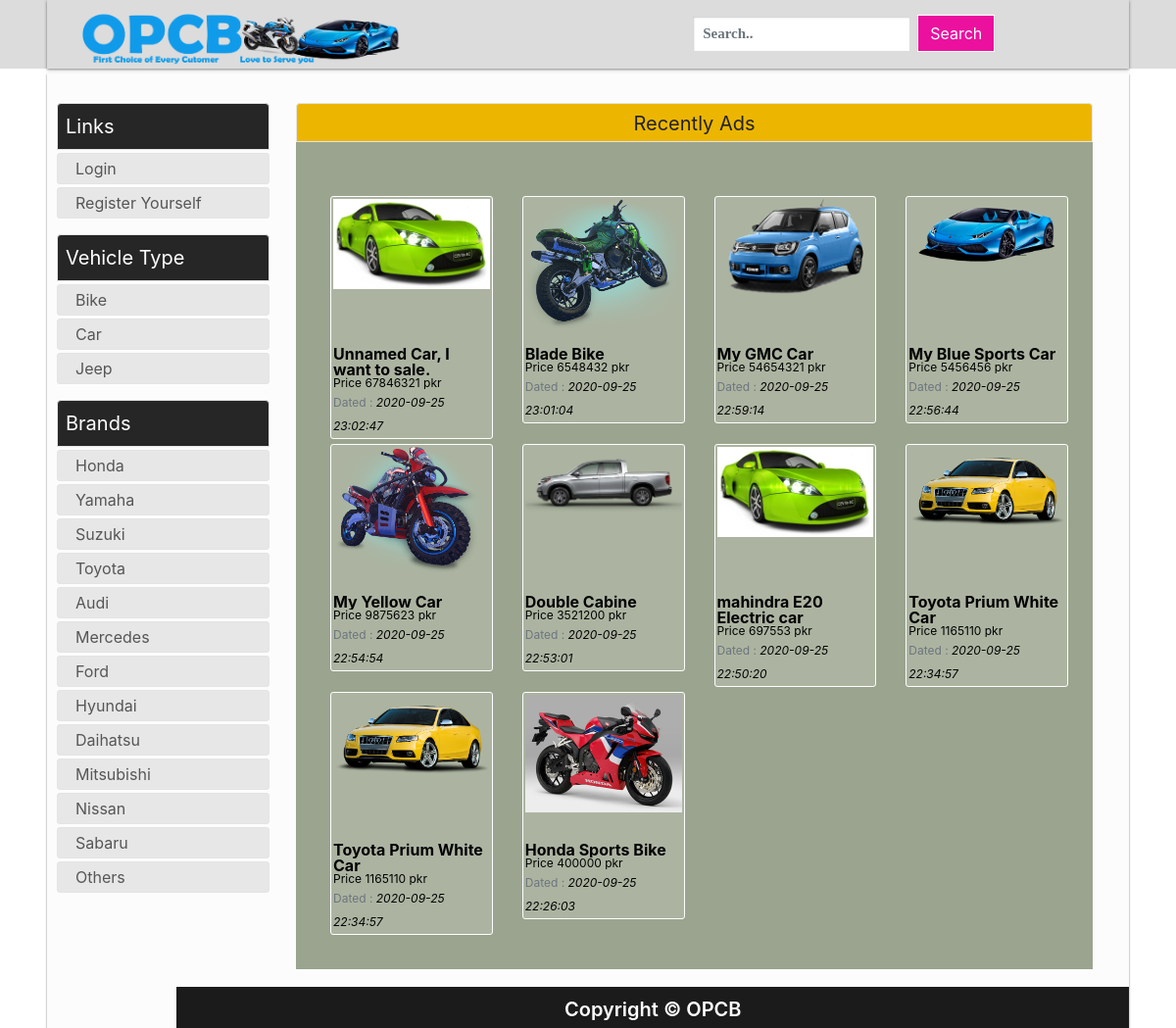
The page /fyp/index.php on the database its author committed.
### tables this page shows
CREATE TABLE IF NOT EXISTS `advertisement` (
  `id` int(100) NOT NULL AUTO_INCREMENT,
  `userID` int(100) NOT NULL,
  `title` varchar(200) NOT NULL,
  `type` varchar(100) NOT NULL,
  `brandName` varchar(100) NOT NULL,
  `modelName` varchar(100) NOT NULL,
  `makeYear` varchar(50) NOT NULL,
  `engineCapacity` varchar(100) NOT NULL,
  `seatingCapacity` varchar(100) NOT NULL,
  `bodyType` varchar(100) NOT NULL,
  `conditionType` varchar(100) NOT NULL DEFAULT 'Second Hand',
  `condition_is` varchar(100) NOT NULL DEFAULT '5',
  `registered` varchar(100) DEFAULT NULL,
  `registrationCity` varchar(50) NOT NULL,
  `mileageDriven` varchar(100) NOT NULL DEFAULT '100',
  `price` varchar(100) NOT NULL,
  `pics` varchar(500) DEFAULT NULL,
  `ownerRemarks` varchar(200) NOT NULL,
  `contactNo` varchar(100) NOT NULL DEFAULT '+92-3xx',
  `uploadingDate` timestamp NOT NULL DEFAULT CURRENT_TIMESTAMP,
  `updatingDate` varchar(100) DEFAULT NULL,
  `soldDelete` int(5) NOT NULL DEFAULT '0',
  PRIMARY KEY (`id`)
);

CREATE TABLE IF NOT EXISTS `brands` (
  `id` int(50) NOT NULL AUTO_INCREMENT,
  `brandName` varchar(100) NOT NULL,
  `date_of_addition` timestamp NOT NULL DEFAULT CURRENT_TIMESTAMP,
  PRIMARY KEY (`id`)
);

### fyp/redirect.php (called while the page is built, shortened)
<?php
include 'html_Generator.php';
class Redirect {
	var $html_gen;
	public function __construct( ){
		$this->html_gen = new HTML_Generator();
		$this->html_user = new HTML_User();
	 }
	public function Go_to_HOME_Page(){
		$this->html_gen->GiveMe_headerSection();
		$this->html_gen->GiveMe_HomeSection();
		$this->html_gen->GiveMe_aside();
		$this->html_gen->GiveMe_footerSection();
	}
}
?>

### fyp/DB_Class.php (called while the page is built, shortened)
<?php
class DB_Class{
	public $host = "localhost";
	public $user = "root";
	public $pass = "";
  public $db_opcb = "opcb_database";
  protected $conn_opcb ;
	public function __construct( ){
    $this->conn_opcb = new mysqli($this->host, $this->user, $this->pass, $this->db_opcb);
	}
  public function Get_Brandss()
  {
    $sql = "SELECT * FROM brands ";
    $result=mysqli_query($this->conn_opcb, $sql);
    if(!empty($result)){
      return ($result);
    }else{
      return null;
    }
  }
  public function Get_NewUpdates()
  {
    $sql = "SELECT * FROM advertisement ORDER BY id DESC LIMIT 20 ";
    $result=mysqli_query($this->conn_opcb, $sql);
    if(!empty($result)){
      return ($result);
    }else{
      return null;
    }
  }
}
?>

### fyp/html_User.php (called while the page is built, shortened)
<?php
class HTML_User {
	public function __construct()
	{
		$this->db_Obj = new DB_Class();
		$this->brandss = $this->db_Obj->Get_Brandss();
	}
}

### fyp/html_Generator.php (the view, shortened to what this page needs)
<?php
include 'DB_Class.php';
class HTML_Generator {
	public $baseurl;
	public $headSection;
	public $footer;
	public $db_Obj;
	public function __construct()
	{
		$this->db_Obj = new DB_Class();
		$this->baseurl = "http://" . $_SERVER['HTTP_HOST'] . rtrim(dirname($_SERVER['PHP_SELF']), '/\\') . "/";
		$this->headSection = '<!DOCTYPE html>
		<html lang="en" nighteye="active" style="background-image: none !important;" ne="0.32044710471749926">
		<head>
		<link href="style.css" rel="stylesheet" type="text/css">
		<link rel="stylesheet" href="bootstrap.css" type="text/css">
		<script type="text/javascript" src="jquery.js"></script>
		<link rel="stylesheet" type="text/css" href="assets/bootstrap/css/bootstrap.min.css">
  		<link rel="stylesheet" type="text/css" href="assets/css/style.css">
		<title> OPCB Project </title>
		</head>
		<body>
		<header>
		<nav class="navbar">
		<div class="main_search row" style="margin-left:60%;">
			<span class="">
			<form class="form-inline" name="form_searchBar">
				<div class="input-group mb-2 mr-sm-2">
					<input type="search" class="form-control" id="searchBar" name="searchBar" placeholder="Search..">
				</div>
				<button type="submit" class="btn btn-primary mb-2" onclick="Search_Bar(this)" > Search </button>
		    </form>
			<script>
				var input = document.getElementById("searchBar");
				input.addEventListener("keyup", function(event) {
						if (event.keyCode === 13) {
							event.preventDefault();
							document.getElementById("searchBarBtn").click();
						}
					});
			</script>
			</span>
		</div>
			<div class="nav_brand align-content-center"><div id="logo"><a href="'. $this->baseurl .'?val=home"> <img  class="align-self-center" src="assets/images/logo/Logo.png" width="350" height="145" > </a></div>
		</div>
		</nav>
		</header> <div class="main_wrapper"><div id="content">';
		$this->footer = '
		<div class="modal" id="exampleModalCentered" tabindex="-1" role="dialog" aria-labelledby="exampleModalCenteredLabel" aria-hidden="true">
		<div class="modal-dialog modal-dialog-centered" role="document">
		<div class="modal-content">
		<div class="modal-header">
		<h5 class="modal-title" id="exampleModalCenteredLabel">Modal title</h5>
		<button type="button" class="close" data-dismiss="modal" aria-label="Close">
		<span aria-hidden="true">&times;</span>
		</button>
		</div>
		<div class="modal-body" id="modal-body" >
		<span class="w-100" id="abcc"> </span>
		<br>
		<div  id="modaltable">
		</div>
		</div>
		<div class="modal-footer">
		<button type="button" class="btn btn-secondary" data-dismiss="modal">Close</button>
		</div>
		</div>
		</div>
		</div> ';
		$this->footer .= '<script type="text/javascript" src="JS_form.js"></script>
						  	<script type="text/javascript" src="assets/bootstrap/js/jquery.min.js"></script>
  							<script type="text/javascript" src="assets/bootstrap/js/bootstrap.min.js"></script>
							</div> <br> <footer> Copyright © OPCB </footer> </div> </body></html>';
	}
	public function GiveMe_headerSection()
	{
		echo $this->headSection;
	}
	public function GiveMe_footerSection()
	{
		echo $this->footer;
	}
	public function GiveMe_HomeSection()
	{
		$rows = $this->db_Obj->Get_NewUpdates();
		echo  '<div id="content_wrapper">
							<div class="featured_image"> <div class="head_box"> Recently Ads </div> </div>
		<div class="main-agileinfo" style="background-color:#9aa48e; width:100%; height:100%;  padding-top: 5px; padding-right: 10px; padding-bottom: 5px; padding-left: 20px; ">
		 <div class="agileits-top">';
		if(!empty($rows))
		{
			echo ' <div id="audioDetails">
			<div class="container custmhome">
			<div class="row">
			<div class="col-md-12">
			<div class="row">';
 			foreach ($rows as $row)
			{
				if($row['soldDelete'] == 0)
				{
					echo ' <div class="col-md-3"> <div class="adBtn" > <a href="'. $this->baseurl.'?val=ADdetail&ID='.$row['id'].'">
						<div class="adImage" >   <img style="max-width:100%; max-height:100%; margin:0 auto;  "  src="advertisementBank/'. $row['pics'].'" title="'.$row['title'].'" > </div>
						<div class=" block-ellipsis"> <span class="font-weight-bold text-break text-lg-left block-ellipsis">'.$row['title'].'</span> </div> ';
					echo '<span class="text-muted" style="font-size:12px; margin:0; padding:0; color:black;"> <span class="block-ellipsis" style=" font-size:12px; color:black;">Price '.$row['price'].' pkr</span>'
					.' Dated : <span class="font-italic " style=" font-size:12px; color:black;">'.$row['uploadingDate'].'</span>  </span> </div>  </a> </div>';
				}
		    }
			echo '</div></div></div></div> </div>';
		}
		else
		{
			echo ' From General-HTML No Songs are available in DataBase. Please upload some files. ';
		}
		echo ' </div> </div> </div> ';
	}
public function GiveMe_aside ($user = false, $admin = false)
{
		echo '<aside>';
				if(!isset( $_SESSION["log"])){
					echo '<div class="box-head"> Links </div>
							<div id="categoriesContent">
							 <ul>
								<li><a href="'; echo $this->baseurl; echo '?val=login">Login</a></li>
								<li><a href="'; echo $this->baseurl; echo '?val=registor">Register Yourself</a></li>
							</ul> </div> ';
				}
		echo '<div class="box-head"> Vehicle Type </div>
				<div id="categoriesContent">
				<ul>
					<li><a href="'. $this->baseurl .'?search=Type&searchVal=Bike"> Bike </a></li>
					<li><a href="'. $this->baseurl .'?search=Type&searchVal=Car"> Car </a></li>
					<li><a href="'. $this->baseurl .'?search=Type&searchVal=Jeep"> Jeep </a></li>
				</ul></div> ';
				echo '<div class="box-head">Brands </div>
				<div id="categoriesContent"> <ul>';
				$categories = $this->db_Obj->Get_Brandss();
				if(!empty($categories)){
					foreach ($categories as $category ) {
						echo '<li><a href="'. $this->baseurl .'?search=Brand&searchVal='.$category['brandName'].'">'.$category['brandName'].'</a></li>';
					}
				}
				else
				{
					echo '<li> Donot have any categories </li>';
				}
				echo '</ul></div>';
				echo ' <br> </aside>';
	}
}
?>

### fyp/index.php (shortened to what this page needs)
<?php
  include 'redirect.php';
	$redirectObj = new Redirect();
	if((!empty($_GET)) && (isset($_GET['val']))) {
		$adID = 0;
		$urlVar = $_GET['val'];
		if(isset($_GET['ID']))
			$adID = $_GET['ID'];
		if($urlVar == 'logout')
		{
			session_unset();
			$redirectObj->Go_to_HOME_Page();
		}
		else if($urlVar == 'home')
		{
			$redirectObj->Go_to_HOME_Page() ;
		}
		else if($urlVar == 'registor')
		{
			$redirectObj->Go_to_Registration();
		}
		else if($urlVar == 'login')
		{
			$redirectObj->Go_to_Login() ;
		}
		else if($urlVar == 'upload')
		{
			if(isset($_SESSION["log"]) && $_SESSION['log']){
				$redirectObj->Go_to_Upload();
			}
			else{
				$redirectObj->Go_to_Login();
			}
		}
		else if($urlVar == 'myprofile')
		{
			if(isset($_SESSION["log"]) && $_SESSION['log']){
				$redirectObj->Go_to_myProfile();
			}
			else{
				$redirectObj->Go_to_Login();
			}
		}
		else if($urlVar == 'myAllPosts')
		{
			if(isset($_SESSION["log"]) && $_SESSION['log']){
				$redirectObj->Go_to_User_All_Posts();
			}
			else{
				$redirectObj->Go_to_Login();
			}
		}
		else if($urlVar == 'ADdetail')
		{
			$redirectObj->Go_to_ADdetail($adID) ;
		}
		else if($urlVar == 'ADedit')
		{
			if(isset($_SESSION["log"]) && $_SESSION['log']){
				$redirectObj->Go_to_ADedit($adID) ;
			}
			else{
				$redirectObj->Go_to_Login();
			}
		}
		else if($urlVar == 'singleuserPosts')
		{
			$redirectObj->singleuserPosts();
		}
		else if($urlVar == 'webinfo')
		{
			if(isset($_SESSION["log"]) && $_SESSION['log']){
				$redirectObj->Go_to_WebInfo();
			}
			else{
				$redirectObj->Go_to_Login();
			}
		}
		else
		{
			$redirectObj->Go_to_HOME_Page();
		}
	}
	else if( isset($_GET['search'])) {
		$variable_Value = $_GET['search'];
		$value = $_GET['searchVal'];
		$redirectObj->Go_to_Search_Results($variable_Value, $value);
	}
	else if( isset($_GET['searchBar'])) {
		$variable_Value = $_GET['searchBar'];
		$redirectObj->Go_to_SearchBar_Results($variable_Value);
	}
	else
	{
		$redirectObj->Go_to_HOME_Page();
	}
?>

### fyp/style.css (style rules this page uses)
* { margin: 0px; padding: 0px; }
a:link { text-decoration:none;color:#6699ff; }
header,div, section, footer, aside, nav, article, hgroup { display:block; }
body { font: normal normal 12px Oswald,'Bebas Neue',Bebas,'Arial Narrow',Sans-Serif;background: url(/img/bg.png); }
.main_wrapper { min-height: 88vh; background: #FCFCFC;;padding: 30px 10px 10px 10px;width: 92%; position: absolute;left:0;right:0;margin-left:auto;margin-right:auto;box-shadow: 0px 1px 2px rgba(0,0,0,0.5);margin-bottom: 50px; }
aside { width: 20%; }
aside .box-head { border-top-left-radius: 4px;border-top-right-radius: 4px;background: #262626;color: #ffffff;text-transform: none;font-size: 20px;border: 1px solid #e5e4e4;padding: 8px;margin-bottom: 3px; }
#categoriesContent ul { list-style: none; }
#categoriesContent ul li { border-radius: 3px; margin: 3px 0 0 0; border: 1px solid #e5e4e4; padding: 0; height: 32px; background: #e7e7e7; overflow: hidden; text-overflow: ellipsis; }
#categoriesContent ul li a { font-size: 16px;line-height: 18px;color: #565656;text-decoration: none;text-transform: none; display: block;padding: 7px;padding-left:18px; display: -webkit-box; margin: 0 auto; line-height: 1; -webkit-line-clamp: 2; -webkit-box-orient: vertical; overflow: hidden; text-overflow: ellipsis; }
.adImage { width: 100%; height: 150px; background: transparent; }
.adBtn { border-radius: 3px; margin-top:5px; border: 1px solid white; padding: 2px; background: rgba(192, 197, 182, 0.5); }
.adBtn a { color:black; }
#content_wrapper { min-height: 88vh; width: 75%; float: right; margin-bottom: 50px;margin-right: 27px; }
.featured_image { width: 100%;text-align: center; }
.featured_image .head_box { border-top-left-radius: 4px;border-top-right-radius: 4px;height: 40px;width: 100%;background:#ECB600 !important;color: #222222;text-transform: none;font-size: 20px;line-height: 41px;text-align: center;border: 1px solid #e5e4e4; }
footer { position: absolute; bottom: 0; right: 0; width: 88%; margin: 0 auto; height: 42px; text-align:center; background:#1B1B1B; color: white; font-size: 20px; font-weight: 600; padding-bottom: 18px; padding-top: 8px; margin-top: 20px; }
#audioDetails { width: 100%; padding-bottom: 10px; padding-top: 10px; margin-bottom: 20px; }
#contact-usbox input, select, button, .btn { display: inline-block;padding: 4px;margin: 0;outline: none;background-color: #FFF;border: 1px solid #bdbdbd;-webkit-border-radius: 3px;border-radius: 3px;outline: none; }
.navbar { height: 70px;margin: 0 auto;margin-bottom: 5px;width: 92%; margin-top: 0px;box-shadow: 0px 1px 3px rgba(0,0,0,0.5); }
.nav_brand { width: 107px;height: 70px;position: absolute;text-align: center;color: white; }
#logo { padding-top: 3px; }
#logo a { font-size: 29px;color: #ECB600;font-family: 'Oswald', sans-serif;text-decoration:none; }
.main_search { width: 402px;height: 86px;margin: 7px 35px 0 0;float: right; }
.main_search input { width: 100%;height: 35px;float: left;font: bold 15px 'lucida sans', 'trebuchet MS', 'Tahoma';border: 0;padding-left: 10px;box-shadow: inset 1px 1px 2px #ccc; }
.block-ellipsis { display: block; display: -webkit-box; margin: 0 auto; line-height: 1; -webkit-line-clamp: 2; -webkit-box-orient: vertical; overflow: hidden; text-overflow: ellipsis; }
a { color:rgb(140,140,250); }
html { color:#000; background-image:none !important; background:#fff !important; }
body { background-color:#fff; background-image:none !important; }
input, select, textarea, button { color:#000; background-color:#fff; }
html { filter: contrast(100%) brightness(100%) saturate(100%); }

### fyp/assets/css/style.css (style rules this page uses)
body { background: gainsboro; }
.form-control, .btn { border-radius: 0px !important; }
.btn-primary { background-color: #ec109f !important; color: #ffffff; border-color: #ffffff; }
.custmhome, .custmheading { margin-top: 35px !important; }

### rows shown on the page
advertisement: pics (picture), title "Unnamed Car, I want to sale.", price "67846321", uploadingDate "2020-09-25 23:02:47"
advertisement: pics (picture), title "Blade Bike", price "6548432", uploadingDate "2020-09-25 23:01:04"
advertisement: pics (picture), title "My GMC Car", price "54654321", uploadingDate "2020-09-25 22:59:14"
advertisement: pics (picture), title "My Blue Sports Car", price "5456456", uploadingDate "2020-09-25 22:56:44"
advertisement: pics (picture), title "My Yellow Car", price "9875623", uploadingDate "2020-09-25 22:54:54"
advertisement: pics (picture), title "Double Cabine", price "3521200", uploadingDate "2020-09-25 22:53:01"
advertisement: pics (picture), title "mahindra E20 Electric car", price "697553", uploadingDate "2020-09-25 22:50:20"
advertisement: pics (picture), title "Toyota Prium White Car", price "1165110", uploadingDate "2020-09-25 22:34:57"
advertisement: pics (picture), title "Toyota Prium White Car", price "1165110", uploadingDate "2020-09-25 22:34:57"
advertisement: pics (picture), title "Honda Sports Bike", price "400000", uploadingDate "2020-09-25 22:26:03"
brands: brandName "Honda"
brands: brandName "Yamaha"
brands: brandName "Suzuki"
brands: brandName "Toyota"
brands: brandName "Audi"
brands: brandName "Mercedes"
brands: brandName "Ford"
brands: brandName "Hyundai"
brands: brandName "Daihatsu"
brands: brandName "Mitsubishi"
brands: brandName "Nissan"
brands: brandName "Sabaru"
brands: brandName "Others"
